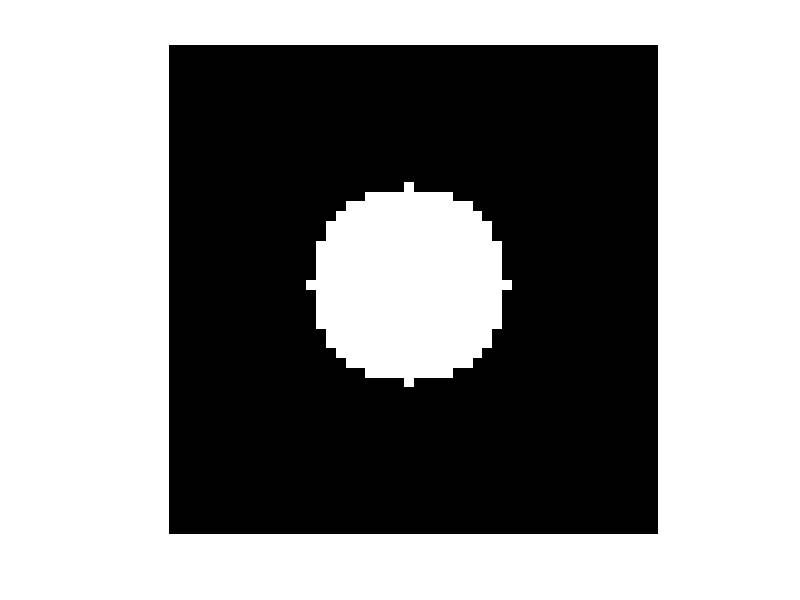

Reproduce this figure in MATLAB.
clc;    % Clear the command window.
close all;  % Close all figures (except those of imtool.)
clear;  % Erase all existing variables.

imageSizeX = 50;
imageSizeY = 50;
[columnsInImage, rowsInImage] = meshgrid(1:imageSizeX, 1:imageSizeY);
% Next create the circle in the image.
centerX = 25;
centerY = 25;
radius = 10;
circlePixels = (rowsInImage - centerY).^2 + (columnsInImage - centerX).^2 <= radius.^2;
% circlePixels is a 2D "logical" array.
imshow(circlePixels) ;
colormap([0 0 0; 1 1 1]);
